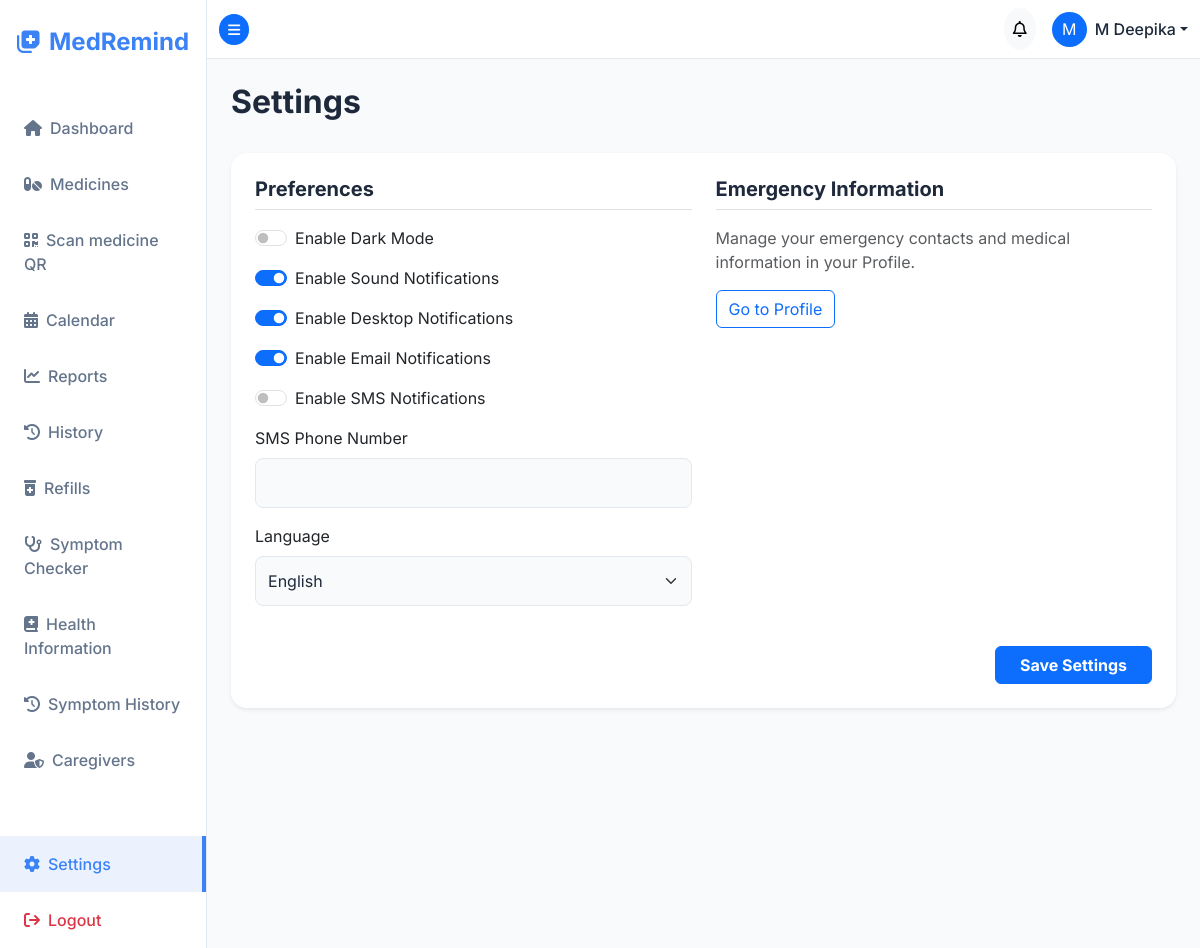
Page /settings/ (signed in) on the committed database.
### accounts/models.py (models this page shows, shortened)
class User(AbstractUser):
    username = models.CharField(
        max_length=150,
        unique=True,
        help_text="Required. 150 characters or fewer. Letters, digits, spaces and @/./+/-/_ only.",
        validators=[SpaceAllowedUsernameValidator()],
        error_messages={
            "unique": "A user with that username already exists.",
        },
    )
    phone_number = models.CharField(max_length=20, blank=True, null=True)
    profile_picture = models.ImageField(upload_to='profiles/', blank=True, null=True)
    dark_mode = models.BooleanField(default=False)
    language = models.CharField(max_length=10, default='en')
    time_format = models.CharField(max_length=10, default='12h', choices=[('12h', '12 Hour'), ('24h', '24 Hour')])
    sound_enabled = models.BooleanField(default=True)
    desktop_notifications_enabled = models.BooleanField(default=True)
    email_notifications_enabled = models.BooleanField(default=True)
    sms_notifications_enabled = models.BooleanField(default=False)
    sms_phone_number = models.CharField(max_length=20, blank=True, null=True)

### medicines/views.py (the view, shortened to what this page needs)
# urls.py: path('settings/', views.settings_view, name='settings'),
@login_required
def settings_view(request):
    user = request.user
    return render(request, 'medicines/settings.html')

### templates/medicines/settings.html (shortened to what this page needs)
{% extends "base.html" %}
{% load crispy_forms_tags %}
{% block content %}
<div class="d-flex justify-content-between align-items-center mb-4">
    <h2 class="fw-bold">Settings</h2>
</div>
<div class="card border-0 p-4 shadow-sm">
    <form method="POST">
        <div class="row g-4">
            <div class="col-md-6">
                <h5 class="fw-bold mb-3 border-bottom pb-2">Preferences</h5>
                <div class="form-check form-switch mb-3">
                    <input class="form-check-input" type="checkbox" id="darkMode" name="dark_mode" {% if user.dark_mode %}checked{% endif %}>
                    <label class="form-check-label" for="darkMode">Enable Dark Mode</label>
                </div>
                <div class="form-check form-switch mb-3">
                    <input class="form-check-input" type="checkbox" id="sound" name="sound_enabled" {% if user.sound_enabled %}checked{% endif %}>
                    <label class="form-check-label" for="sound">Enable Sound Notifications</label>
                </div>
                <div class="form-check form-switch mb-3">
                    <input class="form-check-input" type="checkbox" id="desktop" name="desktop_notifications" {% if user.desktop_notifications_enabled %}checked{% endif %}>
                    <label class="form-check-label" for="desktop">Enable Desktop Notifications</label>
                </div>
                <div class="form-check form-switch mb-3">
                    <input class="form-check-input" type="checkbox" id="email" name="email_notifications_enabled" {% if user.email_notifications_enabled %}checked{% endif %}>
                    <label class="form-check-label" for="email">Enable Email Notifications</label>
                </div>
                <div class="form-check form-switch mb-3">
                    <input class="form-check-input" type="checkbox" id="sms" name="sms_notifications_enabled" {% if user.sms_notifications_enabled %}checked{% endif %}>
                    <label class="form-check-label" for="sms">Enable SMS Notifications</label>
                </div>
                <div class="mb-3">
                    <label for="sms_phone_number" class="form-label">SMS Phone Number</label>
                    <input type="tel" class="form-control" id="sms_phone_number" name="sms_phone_number" value="{{ user.sms_phone_number|default:'' }}">
                </div>
                <div class="mb-3">
                    <label for="language" class="form-label">Language</label>
                    <select class="form-select" id="language" name="language">
                        <option value="en" {% if user.language == 'en' %}selected{% endif %}>English</option>
                    </select>
                </div>
            </div>
            <div class="col-md-6">
                <h5 class="fw-bold mb-3 border-bottom pb-2">Emergency Information</h5>
                <p class="text-muted">Manage your emergency contacts and medical information in your Profile.</p>
                <a href="{% url 'profile' %}" class="btn btn-outline-primary">Go to Profile</a>
            </div>
        </div>
        <div class="text-end mt-4">
            <button type="submit" class="btn btn-primary fw-bold px-4">Save Settings</button>
        </div>
    </form>
</div>
{% endblock %}

### templates/base.html (shortened to what this page needs)
<!DOCTYPE html>
{% load static %}
<html lang="en">
<head>
    <link href="https://cdn.jsdelivr.net/npm/bootstrap@5.3.2/dist/css/bootstrap.min.css" rel="stylesheet">
    <link rel="stylesheet" href="https://cdnjs.cloudflare.com/ajax/libs/font-awesome/6.4.2/css/all.min.css">
    <link rel="stylesheet" href="{% static 'css/styles.css' %}">
</head>
<body class="{% if user.is_authenticated and user.dark_mode %}dark-mode{% endif %}">
    {% if user.is_authenticated %}
    <div class="d-flex" id="wrapper">
        <div class="sidebar" id="sidebar-wrapper">
            <div class="sidebar-heading text-center py-4 fs-4 fw-bold text-primary">
                <i class="fa-solid fa-notes-medical me-2"></i>MedRemind
            </div>
            <div class="list-group list-group-flush mt-3">
                <a href="{% url 'dashboard' %}" class="list-group-item list-group-item-action bg-transparent {% if request.resolver_match.url_name == 'dashboard' %}active{% endif %}">
                    <i class="fa-solid fa-house me-2"></i>Dashboard
                </a>
                <a href="{% url 'medicine_list' %}" class="list-group-item list-group-item-action bg-transparent {% if 'medicine' in request.resolver_match.url_name %}active{% endif %}">
                    <i class="fa-solid fa-pills me-2"></i>Medicines
                </a>
                <a href="{% url 'medicine_qr_scanner' %}" class="list-group-item list-group-item-action bg-transparent {% if request.resolver_match.url_name == 'medicine_qr_scanner' %}active{% endif %}">
                    <i class="fa-solid fa-qrcode me-2"></i>Scan medicine QR
                </a>
                <a href="{% url 'calendar' %}" class="list-group-item list-group-item-action bg-transparent {% if request.resolver_match.url_name == 'calendar' %}active{% endif %}">
                    <i class="fa-solid fa-calendar-days me-2"></i>Calendar
                </a>
                <a href="{% url 'reports' %}" class="list-group-item list-group-item-action bg-transparent {% if request.resolver_match.url_name == 'reports' %}active{% endif %}">
                    <i class="fa-solid fa-chart-line me-2"></i>Reports
                </a>
                <a href="{% url 'medicine_history' %}" class="list-group-item list-group-item-action bg-transparent {% if request.resolver_match.url_name == 'medicine_history' %}active{% endif %}">
                    <i class="fa-solid fa-clock-rotate-left me-2"></i>History
                </a>
                <a href="{% url 'refill_tracking' %}" class="list-group-item list-group-item-action bg-transparent {% if request.resolver_match.url_name == 'refill_tracking' %}active{% endif %}">
                    <i class="fa-solid fa-prescription-bottle-medical me-2"></i>Refills
                </a>
                <a href="{% url 'symptoms:checker' %}" class="list-group-item list-group-item-action bg-transparent {% if request.resolver_match.namespace == 'symptoms' and request.resolver_match.url_name == 'checker' %}active{% endif %}">
                    <i class="fa-solid fa-stethoscope me-2"></i>Symptom Checker
                </a>
                <a href="{% url 'symptoms:disease_list' %}" class="list-group-item list-group-item-action bg-transparent ">
                    <i class="fa-solid fa-book-medical me-2"></i>Health Information
                </a>
                <a href="{% url 'symptoms:assessment_history' %}" class="list-group-item list-group-item-action bg-transparent ">
                    <i class="fa-solid fa-clock-rotate-left me-2"></i>Symptom History
                </a>
                <a href="{% url 'caregiver_access' %}" class="list-group-item list-group-item-action bg-transparent {% if request.resolver_match.url_name == 'caregiver_access' %}active{% endif %}">
                    <i class="fa-solid fa-user-shield me-2"></i>Caregivers
                </a>
                <a href="{% url 'settings' %}" class="list-group-item list-group-item-action bg-transparent mt-5 {% if request.resolver_match.url_name == 'settings' %}active{% endif %}">
                    <i class="fa-solid fa-gear me-2"></i>Settings
                </a>
                <form action="{% url 'logout' %}" method="post" class="d-inline w-100">
                    <button type="submit" class="list-group-item list-group-item-action bg-transparent text-danger border-0 w-100 text-start">
                        <i class="fa-solid fa-arrow-right-from-bracket me-2"></i>Logout
                    </button>
                </form>
            </div>
        </div>
        <div id="page-content-wrapper">
            <nav class="navbar navbar-expand-lg topbar border-bottom">
                <div class="container-fluid">
                    <button class="btn btn-primary btn-sm rounded-circle" id="menu-toggle">
                        <i class="fa-solid fa-bars"></i>
                    </button>
                    <div class="ms-auto d-flex align-items-center">
                        <div class="dropdown me-3">
                            <button class="btn btn-light position-relative rounded-circle p-2 notification-btn" type="button" data-bs-toggle="dropdown">
                                <i class="fa-regular fa-bell"></i>
                            </button>
                        </div>
                        <div class="dropdown">
                            <a class="d-flex align-items-center text-decoration-none dropdown-toggle text-dark" href="#" role="button" data-bs-toggle="dropdown">
                                {% if user.profile_picture %}
                                    <img src="{{ user.profile_picture.url }}" class="rounded-circle me-2" width="35" height="35" style="object-fit: cover;">
                                {% else %}
                                    <div class="bg-primary text-white rounded-circle d-flex justify-content-center align-items-center me-2" style="width: 35px; height: 35px;">
                                        {{ user.username|make_list|first|upper }}
                                    </div>
                                {% endif %}
                                <span class="fw-medium">{{ user.username }}</span>
                            </a>
                        </div>
                    </div>
                </div>
            </nav>
            <div class="container-fluid p-4 main-content">
                {% block content %}{% endblock %}
            </div>
        </div>
    </div>
    {% else %}
        {% block auth_content %}{% endblock %}
    {% endif %}
</body>
</html>

### static/css/styles.css (style rules this page uses)
:root { --primary-color: #3b82f6; --primary-hover: #2563eb; --secondary-color: #10b981; --bg-color: #f8fafc; --sidebar-bg: #ffffff; --text-main: #1e293b; --text-muted: #64748b; --card-bg: #ffffff; --border-color: #e2e8f0; }
body { font-family: 'Inter', sans-serif; background-color: var(--bg-color); color: var(--text-main); overflow-x: hidden; transition: background-color 0.3s ease, color 0.3s ease; }
h1, h2, h3, h4, h5, h6 { font-weight: 600; color: var(--text-main); }
#wrapper { display: flex; width: 100%; align-items: stretch; }
#sidebar-wrapper { min-height: 100vh; width: 250px; background-color: var(--sidebar-bg); border-right: 1px solid var(--border-color); transition: margin 0.25s ease-out; }
.sidebar-heading { color: var(--primary-color) !important; }
.list-group-item { border: none; padding: 1rem 1.5rem; color: var(--text-muted); font-weight: 500; transition: all 0.2s; }
.list-group-item:hover, .list-group-item.active { background-color: rgba(59, 130, 246, 0.1) !important; color: var(--primary-color); border-right: 4px solid var(--primary-color); }
#page-content-wrapper { min-width: 100vw; width: 100%; }
.topbar { background-color: var(--sidebar-bg); border-color: var(--border-color) !important; }
.dropdown-toggle.text-dark { color: var(--text-main) !important; }
.card { background-color: var(--card-bg); border: 1px solid var(--border-color); border-radius: 16px; box-shadow: 0 4px 6px -1px rgba(0, 0, 0, 0.05), 0 2px 4px -1px rgba(0, 0, 0, 0.03); transition: transform 0.2s, box-shadow 0.2s; }
.form-control, .form-select { background-color: var(--bg-color); border-color: var(--border-color); color: var(--text-main); border-radius: 8px; padding: 0.75rem; }
@media (min-width: 768px) { #page-content-wrapper { min-width: 0; width: 100%; } }

### rows in the picture
User: username|make_list "M", username "M Deepika", sound_enabled "☑", desktop_notifications_enabled "☑", email_notifications_enabled "☑", language "English"
